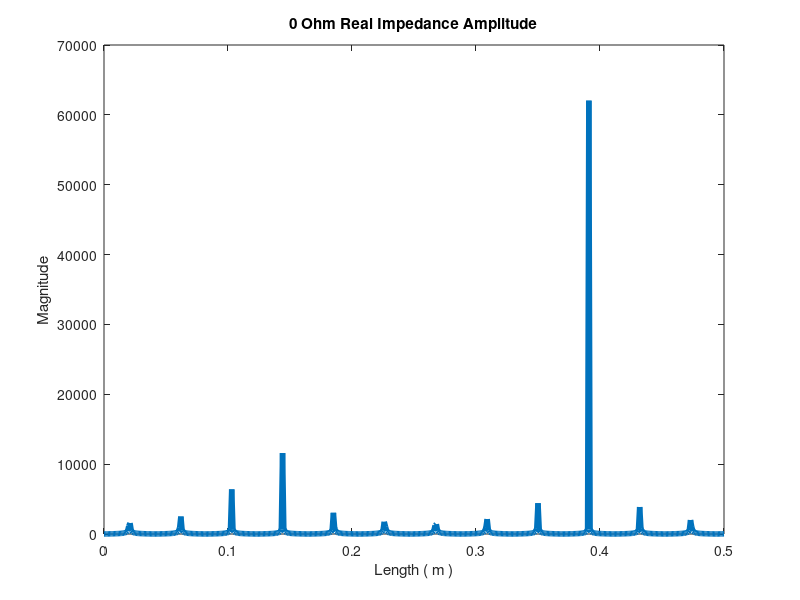
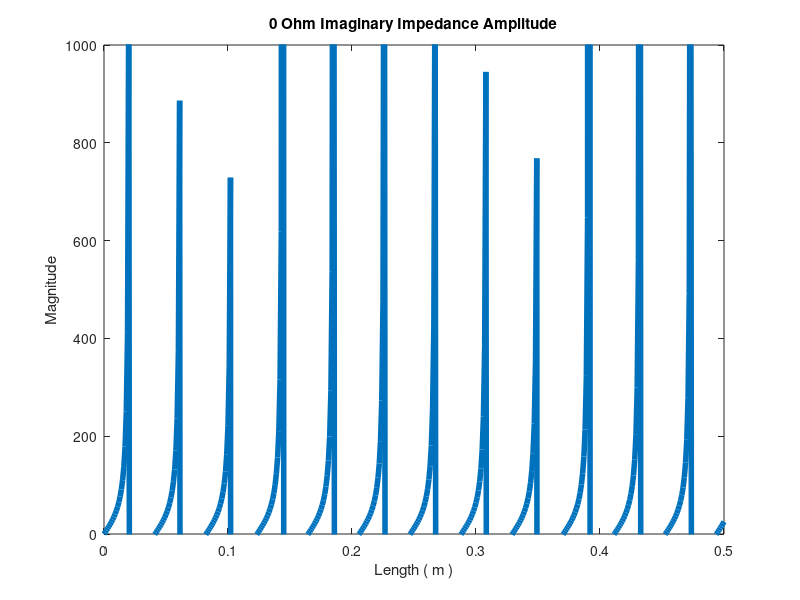
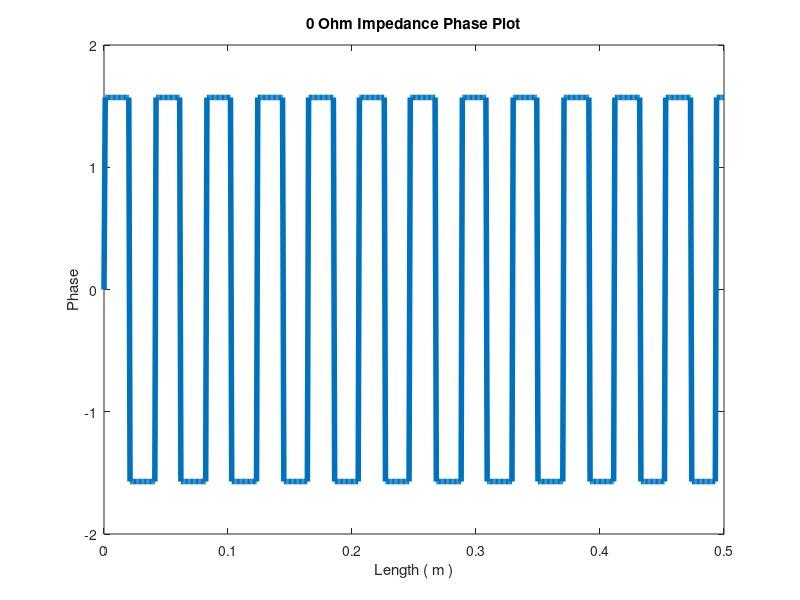

Recreate these plots in MATLAB, in order.
clear all
clc
%Aaron Rosen - Fields & Waves II - Project 1 
%CASE C - 0 Ohm Amplitude & Phase of Impedance
 
length = 0:0.001:0.5;
%Zo: Characteristic Impedance
Zo = 50;
%Zl: Load Impedance
Zl1 = 0;

%Frequency
f = 2.4e9;
%w == angular frequency
w = 2.*pi.*f;
%l in m
l = 0.5;
%c == speed of light in m/s
c = 299792458;
%up == propagation velocity
%up of RG58 is 65.9% of c
%up = c/sqrt(er)
%I am going to use the 65.9% to calculate up
%source: http://www.idc-online.com/technical_references/pdfs/data_communications/RG_58.pdf
up = 0.659*c;
%B= up/w
B = w./up;
t = tan(B.*length);
%0ohm
num1 = Zl1 + 1j.*Zo.*t;
dem1 = Zo + 1j.*Zl1.*t;
Zin1 = (Zo.*num1)./dem1;

figure, plot(length, abs(Zin1), 'LineWidth', 4), title('0 Ohm Real Impedance Amplitude'), xlabel('Length ( m )'), ylabel('Magnitude');
figure, plot(length, imag(Zin1), 'LineWidth', 4), ylim([0 1000]), title('0 Ohm Imaginary Impedance Amplitude'), xlabel('Length ( m )'), ylabel('Magnitude');

figure, plot(length, angle(Zin1), 'LineWidth', 4), 
title('0 Ohm Impedance Phase Plot'), xlabel('Length ( m )'), ylabel('Phase');
